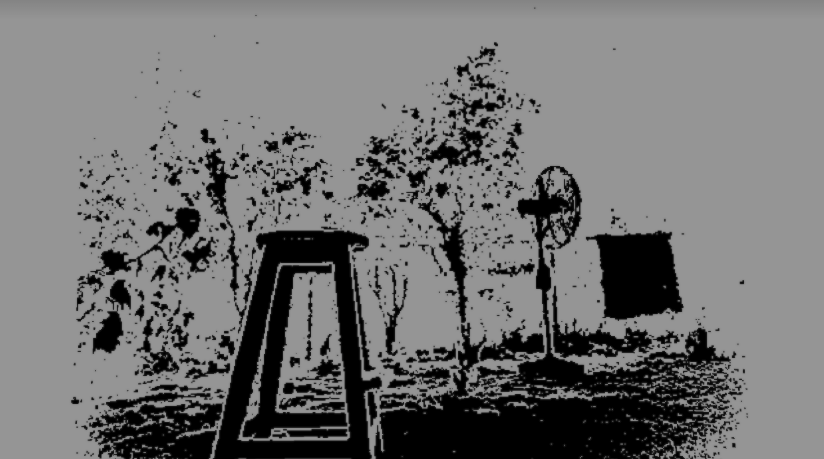
#> input picture Image_Filters/Selection_206.png, 824 x 459 px, given in place of image.png, which was not available
$ python filter.py   (older library calls are emulated)
#> lines starting #> are read from the running program, lines starting #| are printed output that depends on the picture; after the words box and inside, x2 and y2 are one past the last pixel; in counts of white or black regions, pixels touching at a corner belong together; pictures that were not available may be replaced by others from this repository, and a replacement may not be noted
import cv2
import numpy as np
import argparse
from matplotlib import pyplot as plt
img = cv2.imread('image.png')
#> img is the input picture: shape (459, 824, 3); mean B, G, R 114.6, 114.6, 114.6

# [4 lines of commented-out code are left out]

lowerBound=np.array([1,1,1])
upperBound=np.array([45,45,45])
img=cv2.resize(img,(640,480))
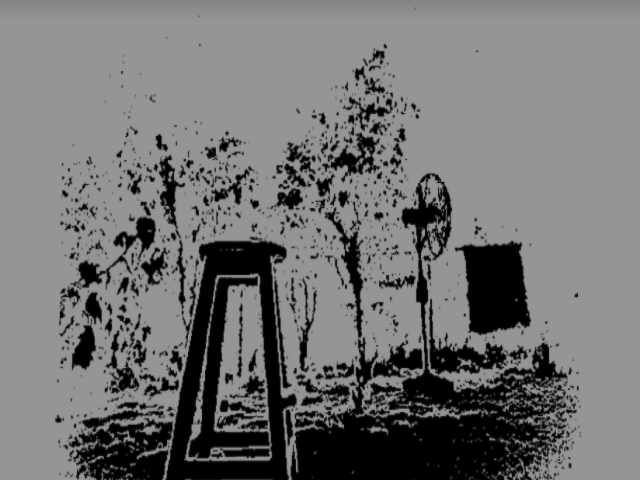
#> img: shape (480, 640, 3); mean B, G, R 114.5, 114.5, 114.5

mask=cv2.inRange(img,lowerBound,upperBound)
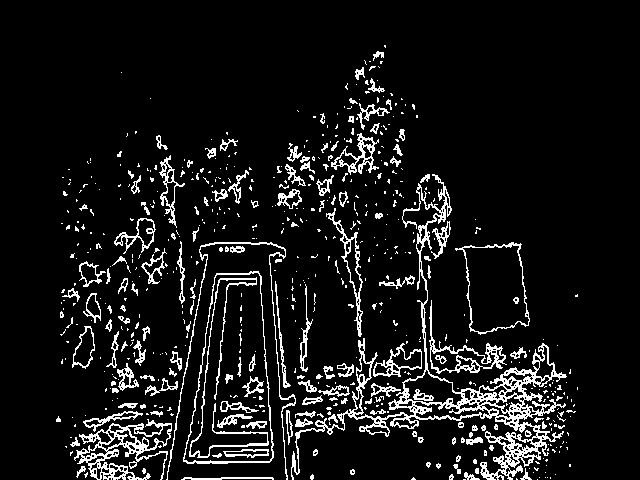
#> mask: shape (480, 640); 8.7% white in thin lines or dots, all inside (x1, y1, x2, y2) = (56, 45, 578, 480)


kernelOpen=np.ones((5,5))
kernelClose=np.ones((20,20))

maskOpen=cv2.morphologyEx(mask,cv2.MORPH_OPEN,kernelOpen)
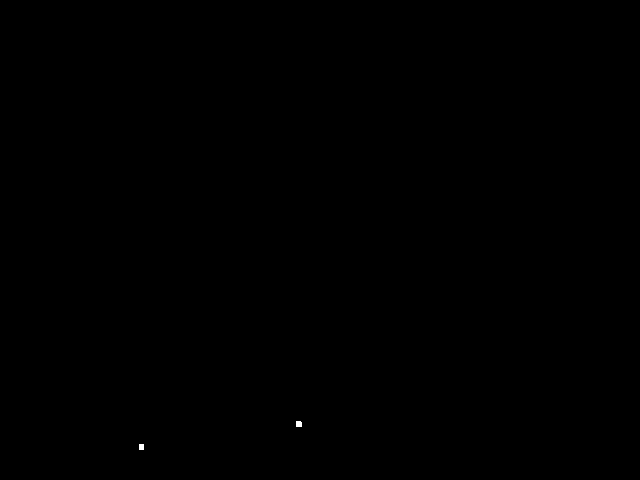
#> maskOpen: shape (480, 640); 0.02% white; 2 white regions, box (x1, y1, x2, y2) and area: (296, 421, 302, 427) 35, (139, 444, 144, 450) 30
maskClose=cv2.morphologyEx(maskOpen,cv2.MORPH_CLOSE,kernelClose)
#> maskClose: shape (480, 640); 0.02% white; 2 white regions


maskFinal=maskClose
_, conts, h=cv2.findContours(maskFinal.copy(),cv2.RETR_EXTERNAL,cv2.CHAIN_APPROX_NONE)
#> conts = 2 contours; box (x1, y1, x2, y2) and area: (297, 422, 303, 428) 24, (140, 445, 145, 451) 20; h = [[1, -1, -1, -1], [-1, 0, -1, -1]]
cv2.drawContours(img,conts,-1,(255,0,0),3)
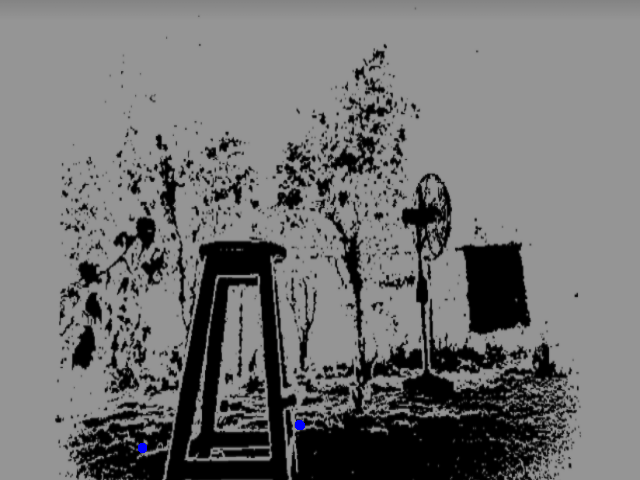
#> img: shape (480, 640, 3); 0.05% of pixels changed, all inside (x1, y1, x2, y2) = (138, 420, 305, 453)
cv2.imshow("Without Noise",maskClose)
cv2.imshow("Object",img)
cv2.waitKey(10000)
